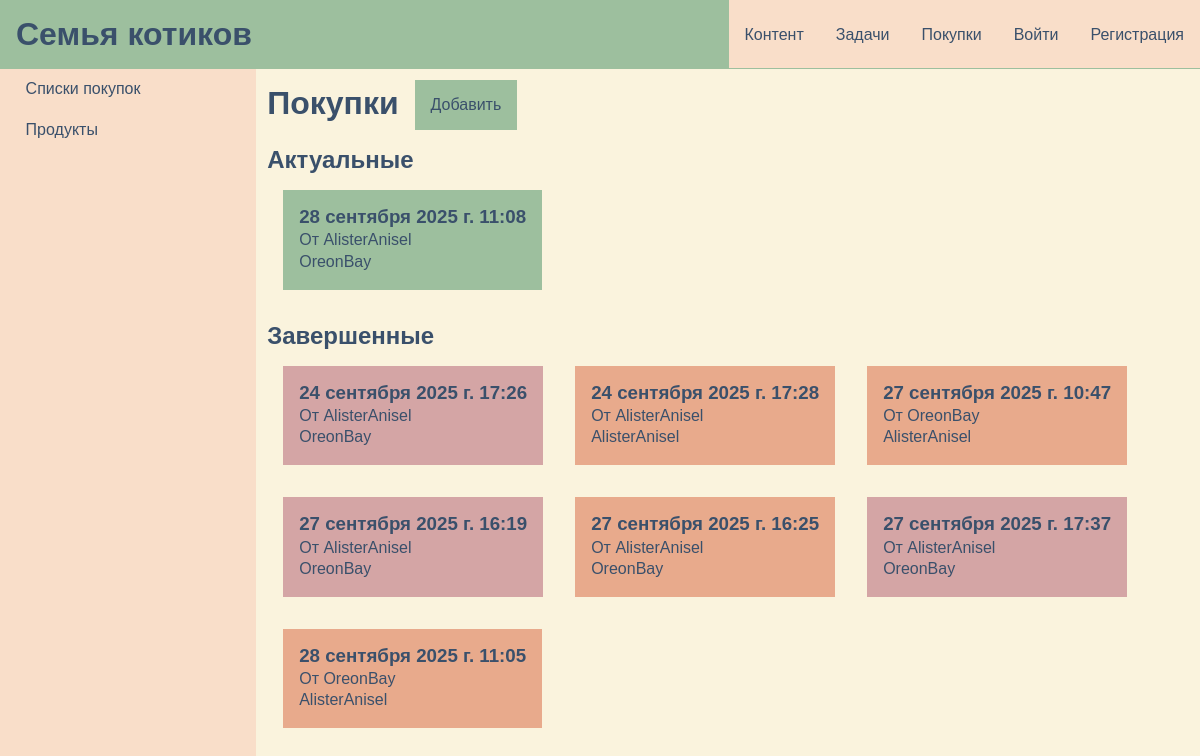
The app's page /buyapp/ with its own data.
### buyapp/models.py (models this page shows, shortened)
class ShoppingList(models.Model):
    class Status(models.TextChoices):
        ACTUAL = 'actual', 'Актуальный'
        BOUGHT = 'bought', 'Купленный'
        CANCELED = 'canceled', 'Отмененный'
    time_created = models.DateTimeField(auto_now_add=True)
    time_updated = models.DateTimeField(auto_now=True)
    user_from = models.ForeignKey(get_user_model(), on_delete=models.CASCADE, related_name='user_from', verbose_name="От")
    user_to = models.ForeignKey(get_user_model(), on_delete=models.CASCADE, related_name='user_to', null=True, blank=True, verbose_name="Купит")
    status = models.CharField(max_length=100,  choices=Status.choices, default=Status.ACTUAL, verbose_name="Статус")
    def get_absolute_url(self):
        return reverse('buyapp:shopping_list_detail', kwargs={'pk': self.pk})

### buyapp/views.py (the view)
# urls.py: path('', views.ShoppingListView.as_view(), name='index'),
class ShoppingListView(ListView):
    model = ShoppingList
    context_object_name = 'old_list'
    template_name = 'buyapp/index.html'
    paginate_by = 20
    def get_queryset(self):
        return ShoppingList.objects.exclude(status=ShoppingList.Status.ACTUAL)
    def get_context_data(self, **kwargs):
        context = super().get_context_data(**kwargs)
        context['actual_list'] = ShoppingList.objects.filter(status=ShoppingList.Status.ACTUAL)
        context['title'] = 'Покупки'
        return context

### buyapp/templates/buyapp/index.html (shortened to what this page needs)
{% extends 'buyapp/buyapp_base.html' %}
{% block main_page %}
    <div class="content_page_header">
        <h1>{{title}}</h1>
        <div class="add_content_button">
            <a href="{% url 'buyapp:add_shopping_list' %}"><p>Добавить</p></a>
        </div>
    </div>
    <div class="shopping_list_actual_and_completed">
        <div class="shopping_list_base">
            <h2>Актуальные</h2>
            <div class="shopping_list_collection">
                {% for list in actual_list %}
                <a href="{{list.get_absolute_url}}">
                    <div class="shopping_list_card actual_list">
                        <h3>{{list.time_created}}</h3>
                        <p>От {{list.user_from}}</p>
                        <p>{{list.user_to}}</p>
                    </div>
                </a>
                {% endfor %}
            </div>
        </div>
        <div class="shopping_list_base">
            <h2>Завершенные</h2>
            <div class="shopping_list_collection">
                {% for list in old_list %}
                <a href="{{list.get_absolute_url}}">
                    <div class="shopping_list_card {% if list.status == 'bought' %} bought_list {% else %} canceled_list {% endif %}">
                        <h3>{{list.time_created}}</h3>
                        <p>От {{list.user_from}}</p>
                        <p>{{list.user_to}}</p>
                    </div>
                </a>
                {% endfor %}
            </div>
        </div>
    </div>
{% endblock %}

### content/static/content/css/main.css (style rules this page uses)
:root { --primary: #9DBF9E; --secondary: #D4A5A5; --accent: #F9DEC9; --neutral: #FAF3DD; --text: #3A506B; --warning: #E8AA8C; }
* { margin: 0; padding: 0; font-family: 'Arial', sans-serif; color: var(--text); }
html, body { height: 100%; }
html, body { display: flex; flex-direction: column; }

### content/static/content/css/content.css (style rules this page uses)
:root { --primary: #9DBF9E; --secondary: #D4A5A5; --accent: #F9DEC9; --neutral: #FAF3DD; --text: #3A506B; --warning: #E8AA8C; }
.add_content_button { width: fit-content; margin-left: 1rem; }
.add_content_button a { text-decoration: none; }
.add_content_button p { padding: 1rem; background: var(--primary); }
.content_page_header { display: flex; }
.content_page_header h1 { padding-top: 0.3rem; }

### tasks/static/tasks/css/tasks.css (style rules this page uses)
:root { --primary: #9DBF9E; --secondary: #D4A5A5; --accent: #F9DEC9; --neutral: #FAF3DD; --text: #3A506B; --warning: #E8AA8C; }

### buyapp/static/buyapp/css/buyapp.css (style rules this page uses)
:root { --primary: #9DBF9E; --secondary: #D4A5A5; --accent: #F9DEC9; --neutral: #FAF3DD; --text: #3A506B; --warning: #E8AA8C; }
.shopping_list_base { margin-top: 1rem; }
.shopping_list_collection { display: flex; flex-wrap: wrap; }
.shopping_list_collection a { text-decoration: none; margin: 1rem; }
.shopping_list_card { padding: 1rem; }
.shopping_list_card p, h3 { margin-bottom: 0.2rem; }
.actual_list { background: var(--primary); }
.bought_list { background: var(--warning); }
.canceled_list { background: var(--secondary); }

### records on screen
ShoppingList: time_created "28 сентября 2025 г. 11:08", user_from "AlisterAnisel", user_to "OreonBay"
ShoppingList: time_created "24 сентября 2025 г. 17:26", user_from "AlisterAnisel", user_to "OreonBay"
ShoppingList: time_created "24 сентября 2025 г. 17:28", user_from "AlisterAnisel", user_to "AlisterAnisel"
ShoppingList: time_created "27 сентября 2025 г. 10:47", user_from "OreonBay", user_to "AlisterAnisel"
ShoppingList: time_created "27 сентября 2025 г. 16:19", user_from "AlisterAnisel", user_to "OreonBay"
ShoppingList: time_created "27 сентября 2025 г. 16:25", user_from "AlisterAnisel", user_to "OreonBay"
ShoppingList: time_created "27 сентября 2025 г. 17:37", user_from "AlisterAnisel", user_to "OreonBay"
ShoppingList: time_created "28 сентября 2025 г. 11:05", user_from "OreonBay", user_to "AlisterAnisel"

### other values on screen
{{ title }} "Покупки"
